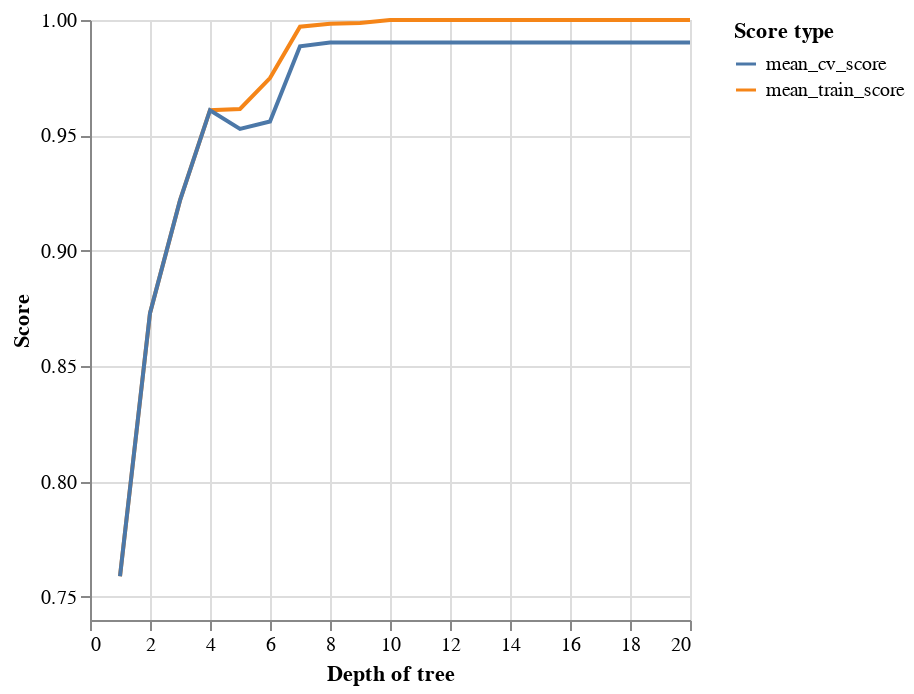

Notebook cell for this chart:
### Code cell
results = pd.melt(result_df, id_vars=['max_depth'], value_vars=['mean_train_score','mean_cv_score'])
import altair as alt
alt.Chart(results).mark_line().encode(
    x=alt.X('max_depth', title= 'Depth of tree'),
    y= alt.Y('value',title = 'Score', scale=alt.Scale(zero=False)),
    color=alt.Color('variable', title='Score type')
)

### Figure 1 — Vega-Lite specification as saved in the notebook (floating-point values rounded to 4 significant figures)
{"config": {"view": {"continuousWidth": 300, "continuousHeight": 300}}, "data": {"name": "data-1a70ccf57629d50a91c4faefcd3aa592"}, "mark": {"type": "line"}, "encoding": {"color": {"field": "variable", "title": "Score type", "type": "nominal"}, "x": {"field": "max_depth", "title": "Depth of tree", "type": "quantitative"}, "y": {"field": "value", "scale": {"zero": false}, "title": "Score", "type": "quantitative"}}, "$schema": "https://vega.github.io/schema/vega-lite/v5.8.0.json", "datasets": {"data-1a70ccf57629d50a91c4faefcd3aa592": [{"max_depth": 1, "variable": "mean_train_score", "value": 0.759}, {"max_depth": 2, "variable": "mean_train_score", "value": 0.873}, {"max_depth": 3, "variable": "mean_train_score", "value": 0.9218}, {"max_depth": 4, "variable": "mean_train_score", "value": 0.9609}, {"max_depth": 5, "variable": "mean_train_score", "value": 0.9615}, {"max_depth": 6, "variable": "mean_train_score", "value": 0.9748}, {"max_depth": 7, "variable": "mean_train_score", "value": 0.9971}, {"max_depth": 8, "variable": "mean_train_score", "value": 0.9984}, {"max_depth": 9, "variable": "mean_train_score", "value": 0.9987}, {"max_depth": 10, "variable": "mean_train_score", "value": 1.0}, {"max_depth": 11, "variable": "mean_train_score", "value": 1.0}, {"max_depth": 12, "variable": "mean_train_score", "value": 1.0}, {"max_depth": 13, "variable": "mean_train_score", "value": 1.0}, {"max_depth": 14, "variable": "mean_train_score", "value": 1.0}, {"max_depth": 15, "variable": "mean_train_score", "value": 1.0}, {"max_depth": 16, "variable": "mean_train_score", "value": 1.0}, {"max_depth": 17, "variable": "mean_train_score", "value": 1.0}, {"max_depth": 18, "variable": "mean_train_score", "value": 1.0}, {"max_depth": 19, "variable": "mean_train_score", "value": 1.0}, {"max_depth": 20, "variable": "mean_train_score", "value": 1.0}, {"max_depth": 1, "variable": "mean_cv_score", "value": 0.759}, {"max_depth": 2, "variable": "mean_cv_score", "value": 0.873}, {"max_depth": 3, "variable": "mean_cv_score", "value": 0.9218}, {"max_depth": 4, "variable": "mean_cv_score", "value": 0.9609}, {"max_depth": 5, "variable": "mean_cv_score", "value": 0.9528}, {"max_depth": 6, "variable": "mean_cv_score", "value": 0.956}, {"max_depth": 7, "variable": "mean_cv_score", "value": 0.9886}, {"max_depth": 8, "variable": "mean_cv_score", "value": 0.9902}, {"max_depth": 9, "variable": "mean_cv_score", "value": 0.9902}, {"max_depth": 10, "variable": "mean_cv_score", "value": 0.9902}, {"max_depth": 11, "variable": "mean_cv_score", "value": 0.9902}, {"max_depth": 12, "variable": "mean_cv_score", "value": 0.9902}, {"max_depth": 13, "variable": "mean_cv_score", "value": 0.9902}, {"max_depth": 14, "variable": "mean_cv_score", "value": 0.9902}, {"max_depth": 15, "variable": "mean_cv_score", "value": 0.9902}, {"max_depth": 16, "variable": "mean_cv_score", "value": 0.9902}, {"max_depth": 17, "variable": "mean_cv_score", "value": 0.9902}, {"max_depth": 18, "variable": "mean_cv_score", "value": 0.9902}, {"max_depth": 19, "variable": "mean_cv_score", "value": 0.9902}, {"max_depth": 20, "variable": "mean_cv_score", "value": 0.9902}]}}
